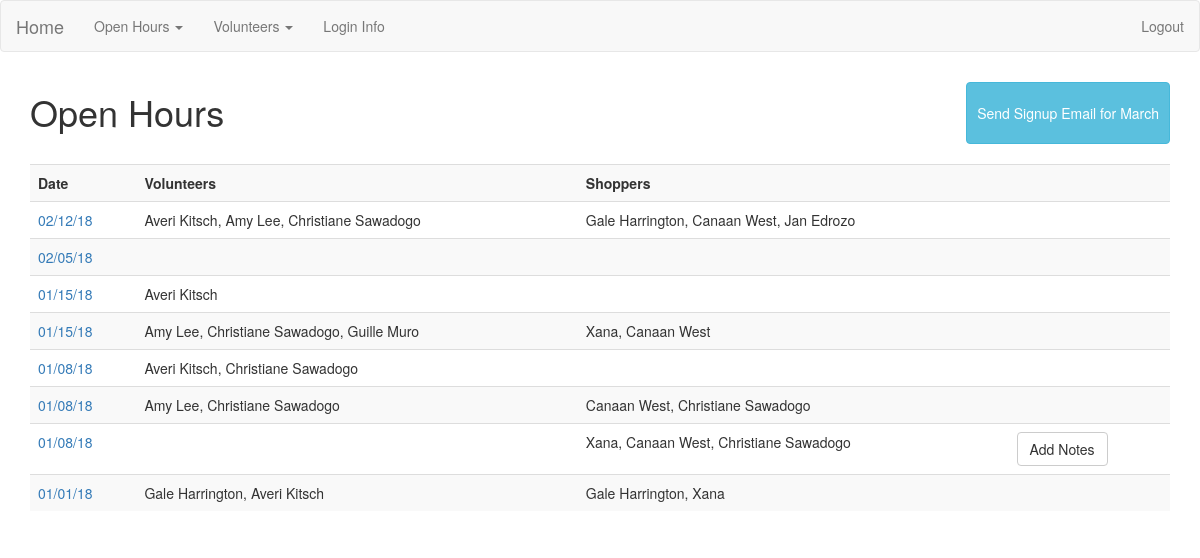
The app's page /openhours/ (signed in) with its own data.
### app/models.py (models this page shows, shortened)
class Openhour(db.Model):
    id = db.Column(db.Integer(), primary_key=True)
    date = db.Column(db.DateTime(), unique=True)
    posted = db.Column(db.Boolean)
    volunteers = db.relationship('Volunteer', secondary=openhour_volunteers, backref='openhourvols', lazy='dynamic')
    shoppers = db.relationship('Volunteer', secondary=openhour_shoppers, backref='openhourshoppers', lazy='dynamic' )
    notes = db.relationship('Note', backref='openhournotes', lazy=True)

class Volunteer(db.Model):
    id = db.Column(db.Integer(), primary_key=True)
    name = db.Column(db.String(100), unique=True)
    role = db.Column(db.String(50))
    email = db.Column(db.String(255), nullable=False)
    active = db.Column(db.Boolean)
    openhours = db.relationship('Openhour', secondary=openhour_volunteers, backref='ohvolunteers', lazy='subquery')
    openhour_shoppers = db.relationship('Openhour', secondary=openhour_shoppers, backref='ohshoppers', lazy='subquery')
    notes = db.relationship('Note', backref='openhour', lazy=True)

### app/openhours/views.py (the view)
@openhours_blueprint.route('/')
@user_logged_in
def index():
    openhours = Openhour.query.order_by(Openhour.date.desc()).all()
    next_month = calendar.month_name[(datetime.datetime.now() + relativedelta(months=+1)).month]
    if openhours:
        return render_template('openhours.html', openhours=openhours, next_month=next_month)
    else:
        msg = 'No Open Hours Found'
        return render_template('openhours.html', msg=msg, next_month=next_month)

### app/login_helpers.py (called while the page is built)
def user_logged_in(f):
    @wraps(f)
    def wrap(*args, **kwargs):
        if 'user' in session:
            return f(*args, **kwargs)
        else:
            flash('Please log in to see this page', 'danger')
            return redirect(url_for('user_login'))
    return wrap

### app/openhours/templates/openhours.html
{% extends 'layout.html' %}
{% block body %}
  <div class="header-inline">
    <h1>Open Hours</h1>
      {% if session.admin %}
        <a class="btn btn-info" href="{{url_for('openhours.signup_email')}}">Send Signup Email for {{ next_month }}</a>
      {% endif %}
  </div>
  <table class="table table-striped">
    <tr>
      <th>Date</th>
      <th>Volunteers</th>
      <th>Shoppers</th>
      <th></th>
    </tr>
    {% for openhour in openhours %}
      <tr>
        <td><a href="{{openhour.id}}">{{ openhour.date.strftime('%m/%d/%y') }}</a></td>
        <td>
          {% for volunteer in openhour.volunteers %}
            <span> {{volunteer.name}}{{ "," if not loop.last }}</span>
          {% endfor %}
        </td>
        <td>
          {% for shopper in openhour.shoppers %}
            <span>{{shopper.name}}{{ "," if not loop.last }}</span>
          {% endfor %}
        </td>
        {% if not openhour.notes %}
          <td><a class="btn btn-default" href="{{ url_for('openhours.new_notes', id=openhour.id)}}">Add Notes</a></td>
        {% else %}
          <td></td>
        {% endif %}
    </tr>
  {% endfor %}
  </table>
{% endblock %}

### app/static/css/style.css (style rules this page uses)
.header-inline { width: 100%; display: inline-block; padding-bottom: 20px; }
.header-inline a { float: right; padding: 20px 10px; margin-top: -60px; }

### records on screen
Openhour: date "02/12/18"
Volunteer: name "Averi Kitsch", last ","
Volunteer: name "Amy Lee", last ","
Volunteer: name "Christiane Sawadogo", last ","
Volunteer: name "Gale Harrington", last ","
Volunteer: name "Canaan West", last ","
Volunteer: name "Jan Edrozo"
Openhour: date "02/05/18"
Openhour: date "01/15/18"
Openhour: date "01/15/18"
Volunteer: name "Guille Muro"
Volunteer: name "Xana", last ","
Openhour: date "01/08/18"
Openhour: date "01/08/18"
Openhour: date "01/08/18"
Openhour: date "01/01/18"

### other values on screen
{{ next_month }} "March"
